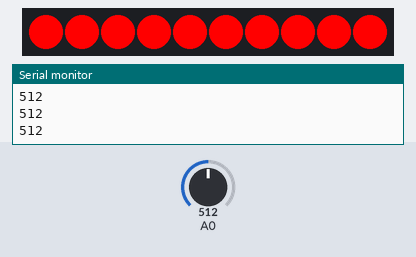
The sketch below on a simulated ESP8266 (NodeMCU). Parts: 10 RGB LEDs in strip order, left to right, the last lines printed to the serial monitor. Inputs (shaded band) come from the test bench; at power-on: A0 = 512.

Above: at 1.2 s.
1.3 s: A0 set to 306
2.8 s: A0 set to 281
At 4.0 s:
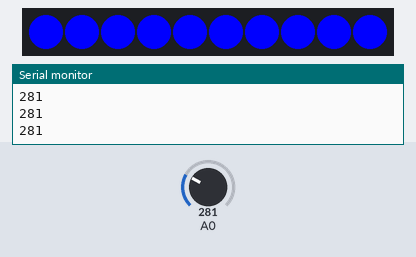
4.4 s: A0 set to 303
At 5.3 s:
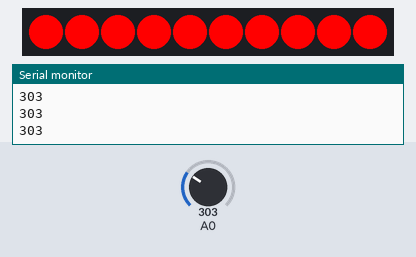
6.0 s: A0 set to 283
At 7.0 s:
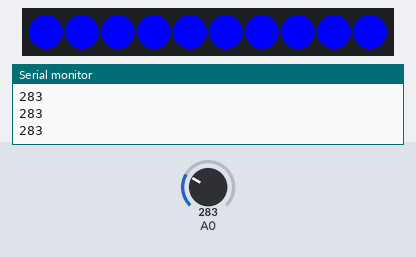
Timing chart, 0 to 8.6 s (numbered marks = the images above; inputs shaded):
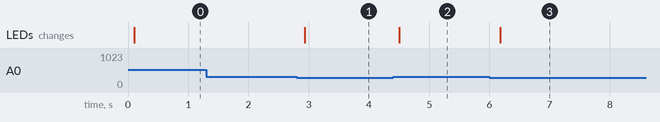

The sketch:

arduino.ino
```cpp
#include "Adafruit_NeoPixel.h"

#define PIXEL_PIN     D5
#define PIXEL_COUNT   10
#define PIXEL_TYPE    NEO_GRB + NEO_KHZ800

Adafruit_NeoPixel strip = Adafruit_NeoPixel(PIXEL_COUNT, PIXEL_PIN, PIXEL_TYPE);

void setup() {

  // start the serial connection
  Serial.begin(115200);

  // neopixel init
  strip.begin();
  strip.show();

}

void loop() {
  // sensor aanroepen.
  int waterValue = analogRead(A0);
  Serial.println(waterValue);
  delay(100);

  if (waterValue < 293) {
          colorWipe(strip.Color(0, 0, 255), 0); // color red
        } else {
          colorWipe(strip.Color(255, 0, 0), 0); // color blue
        }
}

void colorWipe(uint32_t c, uint8_t wait) {
  for(uint16_t i=0; i<strip.numPixels(); i++) {
    strip.setPixelColor(i, c);
    strip.show();
    delay(wait);
  }
}
```

Measured:
- the behaviour switches between 293 and 292 on A0 (found by bisection; images 0 and 1)
- after the input at 2.8 s, the LEDs: change after 0.13 s (image 1)
- after the input at 4.4 s, the LEDs: change after 0.11 s (image 2)
- after the input at 6.0 s, the LEDs: change after 0.18 s (image 3)
